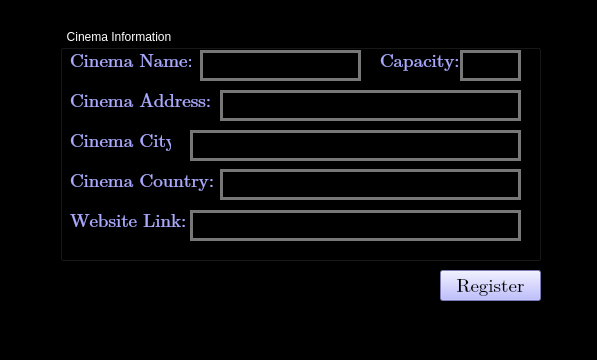
<?xml version="1.0" encoding="UTF-8"?>
<ui version="4.0">
 <class>MainWindow</class>
 <widget class="QMainWindow" name="MainWindow">
  <property name="geometry">
   <rect>
    <x>0</x>
    <y>0</y>
    <width>597</width>
    <height>360</height>
   </rect>
  </property>
  <property name="windowTitle">
   <string>MainWindow</string>
  </property>
  <property name="styleSheet">
   <string notr="true">QWidget {
    background-color:rgb(0, 0, 0)
}
</string>
  </property>
  <widget class="QWidget" name="centralwidget">
   <widget class="QPushButton" name="cinemaRegisterButton">
    <property name="geometry">
     <rect>
      <x>440</x>
      <y>270</y>
      <width>101</width>
      <height>31</height>
     </rect>
    </property>
    <property name="font">
     <font>
      <family>Cambria Math</family>
      <pointsize>14</pointsize>
     </font>
    </property>
    <property name="styleSheet">
     <string notr="true">QPushButton {
    background-color: rgb(170, 170, 255);
    color: rgb(0, 0, 0);

}


QPushButton:hover {
    background-color:rgb(128, 120, 215);
    color: rgb(0, 0, 0)
}

QPushButton:pressed {
    background-color: rgb(85, 170, 127);
    color: rgb(0, 0, 0)
}
</string>
    </property>
    <property name="text">
     <string>Register</string>
    </property>
   </widget>
   <widget class="QGroupBox" name="groupBox_2">
    <property name="geometry">
     <rect>
      <x>60</x>
      <y>30</y>
      <width>481</width>
      <height>231</height>
     </rect>
    </property>
    <property name="styleSheet">
     <string notr="true">QGroupBox::title {
    color: rgb(255, 255, 255);
    subcontrol-origin: margin; /* Adjust the positioning of the title */
    padding: 0 5px; /* Optional: add space around the title */
}</string>
    </property>
    <property name="title">
     <string>Cinema Information</string>
    </property>
    <widget class="QLabel" name="label_6">
     <property name="geometry">
      <rect>
       <x>10</x>
       <y>20</y>
       <width>121</width>
       <height>21</height>
      </rect>
     </property>
     <property name="font">
      <font>
       <family>Cambria Math</family>
       <pointsize>14</pointsize>
      </font>
     </property>
     <property name="styleSheet">
      <string notr="true">QLabel {
   color: rgb(170, 170, 255);
}</string>
     </property>
     <property name="text">
      <string>Cinema Name: </string>
     </property>
    </widget>
    <widget class="QLineEdit" name="lineEditcname">
     <property name="geometry">
      <rect>
       <x>140</x>
       <y>20</y>
       <width>161</width>
       <height>31</height>
      </rect>
     </property>
     <property name="styleSheet">
      <string notr="true">QLineEdit {
    background-color: rgb(0,0,0);
    border: 3px solid #777777; /* Optional: border color */
    padding: 5px; /* Optional: padding for better spacing */
}
</string>
     </property>
    </widget>
    <widget class="QLabel" name="label_7">
     <property name="geometry">
      <rect>
       <x>10</x>
       <y>60</y>
       <width>141</width>
       <height>21</height>
      </rect>
     </property>
     <property name="font">
      <font>
       <family>Cambria Math</family>
       <pointsize>14</pointsize>
      </font>
     </property>
     <property name="styleSheet">
      <string notr="true">QLabel {
   color: rgb(170, 170, 255);
}</string>
     </property>
     <property name="text">
      <string>Cinema Address:</string>
     </property>
    </widget>
    <widget class="QLineEdit" name="lineEditcaddress">
     <property name="geometry">
      <rect>
       <x>160</x>
       <y>60</y>
       <width>301</width>
       <height>31</height>
      </rect>
     </property>
     <property name="styleSheet">
      <string notr="true">QLineEdit {
    background-color: rgb(0,0,0);
    border: 3px solid #777777; /* Optional: border color */
    padding: 5px; /* Optional: padding for better spacing */
}

</string>
     </property>
    </widget>
    <widget class="QLabel" name="label_8">
     <property name="geometry">
      <rect>
       <x>320</x>
       <y>20</y>
       <width>81</width>
       <height>21</height>
      </rect>
     </property>
     <property name="font">
      <font>
       <family>Cambria Math</family>
       <pointsize>14</pointsize>
      </font>
     </property>
     <property name="styleSheet">
      <string notr="true">QLabel {
   color: rgb(170, 170, 255);
}</string>
     </property>
     <property name="text">
      <string>Capacity: </string>
     </property>
    </widget>
    <widget class="QLineEdit" name="lineEditcapacity">
     <property name="geometry">
      <rect>
       <x>400</x>
       <y>20</y>
       <width>61</width>
       <height>31</height>
      </rect>
     </property>
     <property name="styleSheet">
      <string notr="true">QLineEdit {
    background-color: rgb(0,0,0);
    border: 3px solid #777777; /* Optional: border color */
    padding: 5px; /* Optional: padding for better spacing */
}
</string>
     </property>
    </widget>
    <widget class="QLabel" name="label_9">
     <property name="geometry">
      <rect>
       <x>10</x>
       <y>100</y>
       <width>101</width>
       <height>21</height>
      </rect>
     </property>
     <property name="font">
      <font>
       <family>Cambria Math</family>
       <pointsize>14</pointsize>
      </font>
     </property>
     <property name="styleSheet">
      <string notr="true">QLabel {
   color: rgb(170, 170, 255);
}</string>
     </property>
     <property name="text">
      <string>Cinema City:</string>
     </property>
    </widget>
    <widget class="QLineEdit" name="lineEditccity">
     <property name="geometry">
      <rect>
       <x>130</x>
       <y>100</y>
       <width>331</width>
       <height>31</height>
      </rect>
     </property>
     <property name="styleSheet">
      <string notr="true">QLineEdit {
    background-color: rgb(0,0,0);
    border: 3px solid #777777; /* Optional: border color */
    padding: 5px; /* Optional: padding for better spacing */
}
</string>
     </property>
    </widget>
    <widget class="QLabel" name="label_10">
     <property name="geometry">
      <rect>
       <x>10</x>
       <y>140</y>
       <width>151</width>
       <height>21</height>
      </rect>
     </property>
     <property name="font">
      <font>
       <family>Cambria Math</family>
       <pointsize>14</pointsize>
      </font>
     </property>
     <property name="styleSheet">
      <string notr="true">QLabel {
   color: rgb(170, 170, 255);
}</string>
     </property>
     <property name="text">
      <string>Cinema Country:</string>
     </property>
    </widget>
    <widget class="QLineEdit" name="lineEditccountry">
     <property name="geometry">
      <rect>
       <x>160</x>
       <y>139</y>
       <width>301</width>
       <height>31</height>
      </rect>
     </property>
     <property name="styleSheet">
      <string notr="true">QLineEdit {
    background-color: rgb(0,0,0);
    border: 3px solid #777777; /* Optional: border color */
    padding: 5px; /* Optional: padding for better spacing */
}
</string>
     </property>
    </widget>
    <widget class="QLabel" name="label_11">
     <property name="geometry">
      <rect>
       <x>10</x>
       <y>180</y>
       <width>151</width>
       <height>21</height>
      </rect>
     </property>
     <property name="font">
      <font>
       <family>Cambria Math</family>
       <pointsize>14</pointsize>
      </font>
     </property>
     <property name="styleSheet">
      <string notr="true">QLabel {
   color: rgb(170, 170, 255);
}</string>
     </property>
     <property name="text">
      <string>Website Link:</string>
     </property>
    </widget>
    <widget class="QLineEdit" name="lineEditcwebsite">
     <property name="geometry">
      <rect>
       <x>130</x>
       <y>180</y>
       <width>331</width>
       <height>31</height>
      </rect>
     </property>
     <property name="styleSheet">
      <string notr="true">QLineEdit {
    background-color: rgb(0,0,0);
    border: 3px solid #777777; /* Optional: border color */
    padding: 5px; /* Optional: padding for better spacing */
}
</string>
     </property>
    </widget>
   </widget>
  </widget>
  <widget class="QMenuBar" name="menubar">
   <property name="geometry">
    <rect>
     <x>0</x>
     <y>0</y>
     <width>597</width>
     <height>21</height>
    </rect>
   </property>
  </widget>
  <widget class="QStatusBar" name="statusbar"/>
 </widget>
 <resources/>
 <connections/>
</ui>
